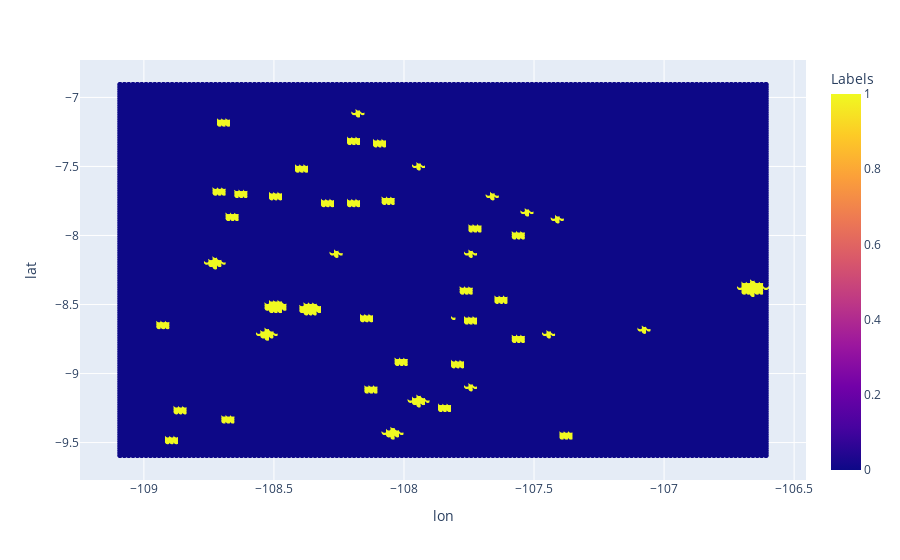

The cell this chart's notebook holds for it:
### Code cell
training_mounts = pd.read_csv('out/handpick_test_coords.csv')
points = (-9.6, -6.9, -109.1, -106.6)
testing_data = SeamountHelp.readAndFilterGRD(Path('interfaces_exclude/swot_masked.grd'), points[:2], points[2:]).to_dataframe().reset_index()
training_mounts = pd.concat([training_mounts, catalog], ignore_index=True)
labeled_data = SeamountHelp.seamount_radial_match(testing_data, training_mounts)
catalog = pd.read_csv('data/all.xyhrdnc', sep=' ', names=['lon', 'lat', 'height','radius', 'depth', 'name', 'cat'])
catalog = catalog[['lat', 'lon', 'name', 'radius']]
catalog = catalog[(catalog['lat'] > points[0]) & (catalog['lat'] < points[1]) & (catalog['lon'] > points[2]) & (catalog['lon'] < points[3])]
px.scatter(labeled_data, x='lon', y='lat', color='Labels').show()

### Figure 1 — Plotly figure (JSON) as saved in the notebook; plotly's stock layout.template omitted (floating-point values rounded to 4 significant figures; data arrays with more than 128 entries replaced by an {"elided": "..."} marker saying what was removed)
{"data": [{"hovertemplate": "lon=%{x}<br>lat=%{y}<br>Labels=%{marker.color}<extra></extra>", "legendgroup": "", "marker": {"color": {"elided": "24300 int values"}, "coloraxis": "coloraxis", "symbol": "circle"}, "mode": "markers", "name": "", "showlegend": false, "type": "scattergl", "x": {"elided": "24300 float values"}, "xaxis": "x", "y": {"elided": "24300 float values"}, "yaxis": "y"}], "layout": {"coloraxis": {"colorbar": {"title": {"text": "Labels"}}, "colorscale": [[0, "#0d0887"], [0.1111, "#46039f"], [0.2222, "#7201a8"], [0.3333, "#9c179e"], [0.4444, "#bd3786"], [0.5556, "#d8576b"], [0.6667, "#ed7953"], [0.7778, "#fb9f3a"], [0.8889, "#fdca26"], [1, "#f0f921"]]}, "legend": {"tracegroupgap": 0}, "margin": {"t": 60}, "xaxis": {"anchor": "y", "domain": [0, 1], "title": {"text": "lon"}}, "yaxis": {"anchor": "x", "domain": [0, 1], "title": {"text": "lat"}}}}
